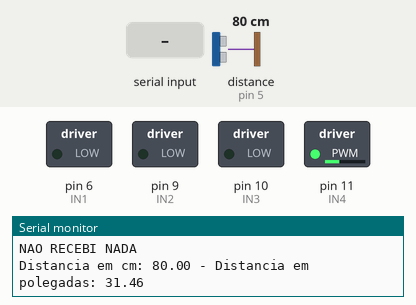
Simulated run of this sketch. Board: Arduino Uno, built with avr-gcc and run on an emulated ATmega328P. Shown: switched loads named in the sketch (green lamp = pin HIGH), the last lines printed to the serial monitor. Inputs (shaded band) come from the test bench; at power-on: distance to the obstacle (sensor on pin 5) 80 cm. The echo pulse lasts 58.3 µs per cm.

Above: at 1.2 s.
1.3 s: distance to the obstacle (sensor on pin 5) set to 12 cm
4.3 s: distance to the obstacle (sensor on pin 5) set to 9 cm
At 4.9 s:
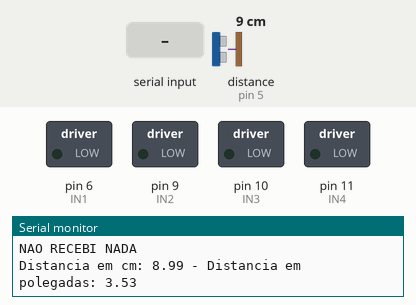
5.9 s: "30,150\n" received over Serial
At 7.0 s:
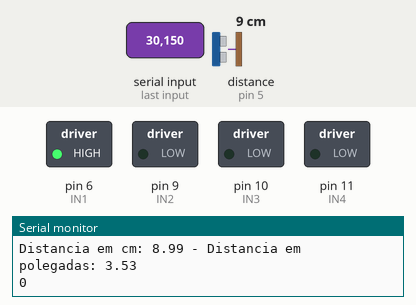
8.9 s: distance to the obstacle (sensor on pin 5) set to 18 cm
At 11.0 s:
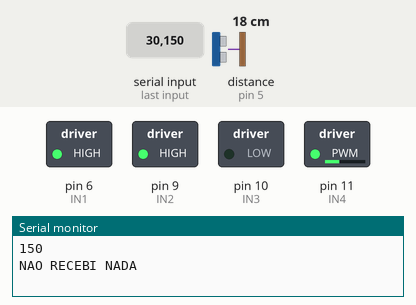
11.9 s: distance to the obstacle (sensor on pin 5) set to 2 cm
At 13.6 s:
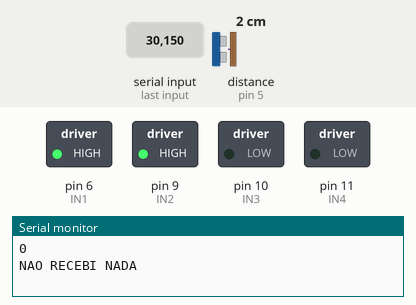
13.9 s: "1\n" received over Serial
At 16.9 s:
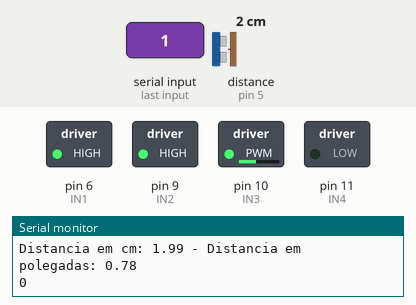
Timing chart, 0 to 19.9 s (numbered marks = the images above; inputs shaded):
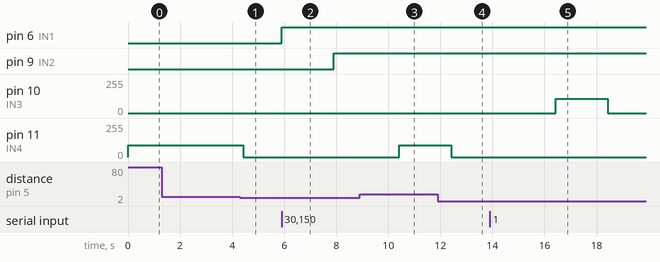

The sketch:

motor_pwm.ino
```cpp
//Carrega a biblioteca do sensor ultrassonico
#include <Ultrasonic.h>

//Define os pinos para o trigger e echo
#define pino_trigger 4
#define pino_echo 5

//Inicializa o sensor nos pinos definidos acima
Ultrasonic ultrasonic(pino_trigger, pino_echo);

//Definicoes pinos Arduino ligados a entrada da Ponte H
int IN1 = 6;
int IN2 = 9;
int IN3 = 10;
int IN4 = 11;
int incomingByte = 0;


void setup()
{
  //Define os pinos como saida
 pinMode(IN1, OUTPUT);
 pinMode(IN2, OUTPUT);
 pinMode(IN3, OUTPUT);
 pinMode(IN4, OUTPUT);
 Serial.begin(9600);
}

void liga_motorA_horario(){
   //Gira o Motor A no sentido horario
   digitalWrite(IN1, HIGH);
   digitalWrite(IN2, LOW);
   delay(2000);
   //Para o motor A
   digitalWrite(IN1, HIGH);
   digitalWrite(IN2, HIGH);
   delay(500);
}

void liga_motorA_antihorario(){
    //Gira o Motor A no sentido anti-horario
   digitalWrite(IN1, LOW);
   digitalWrite(IN2, HIGH);
   delay(2000);
   //Para o motor A
   digitalWrite(IN1, HIGH);
   digitalWrite(IN2, HIGH);
   delay(500);
}

void liga_motorB_horario(){
   //Gira o Motor B no sentido horario
   analogWrite(IN3, 0);
   analogWrite(IN4, 108);
   delay(2000);
   analogWrite(IN3, 0);
   analogWrite(IN4, 0);
}

void liga_motorB_antihorario(){
   //Gira o Motor B no sentido anti-horario
   analogWrite(IN3, 108);
   analogWrite(IN4, 0);
   delay(2000);
   analogWrite(IN3, 0);
   analogWrite(IN4, 0);
}

void loop()
{
  float cmMsec, inMsec;
  long microsec = ultrasonic.timing();
  cmMsec = ultrasonic.convert(microsec, Ultrasonic::CM);
  inMsec = ultrasonic.convert(microsec, Ultrasonic::IN);
  //Exibe informacoes no serial monitor
  Serial.print("Distancia em cm: ");
  Serial.print(cmMsec);
  Serial.print(" - Distancia em polegadas: ");
  Serial.println(inMsec);

  if(cmMsec > 10){
    analogWrite(IN3, 0);
    analogWrite(IN4, 90);
  }else{
    analogWrite(IN3, 0);
    analogWrite(IN4, 0);
  }

  if (Serial.available() > 0) {
    // read the incoming byte:
    incomingByte = Serial.read() - 48;

    // say what you got:
    //Serial.print("I received: ");
    int val = Serial.parseInt(); //read int or parseFloat for ..float...

    Serial.println(val);
    if(incomingByte == 1){
      liga_motorB_antihorario();
    }else{
      if(incomingByte == 2){
        Serial.println("AGORA VAI");
        liga_motorB_horario();
      }else{
        if(incomingByte == 3){
          liga_motorA_horario();
          Serial.println("AGORA VAI");
        }else{
          if(incomingByte == 4){
            liga_motorA_antihorario();
            Serial.println("AGORA VAI");
          }else{
            Serial.println("NAO RECEBI NADA");
          }
        }
      }
    }
    delay(2000);
  }else{
    Serial.println("NAO RECEBI NADA");
  }
}
```

Measured:
- the behaviour switches between 11 and 10 cm on distance to the obstacle (sensor on pin 5) (found by bisection; images 0 and 1)
- after the input at 4.3 s, pin 11 (IN4): 90/255 → 0/255 after 0.13 s
- after the input at 5.9 s, pin 6 (IN1): LOW → HIGH at once; pin 9 (IN2): LOW → HIGH after 2.0 s
- after the input at 8.9 s, pin 11 (IN4): 0/255 → 90/255 after 1.5 s
- after the input at 11.9 s, pin 11 (IN4): 90/255 → 0/255 after 0.53 s
- after the input at 13.9 s, pin 10 (IN3): 0/255 → 108/255 after 2.5 s, → 0/255 2.0 s later
